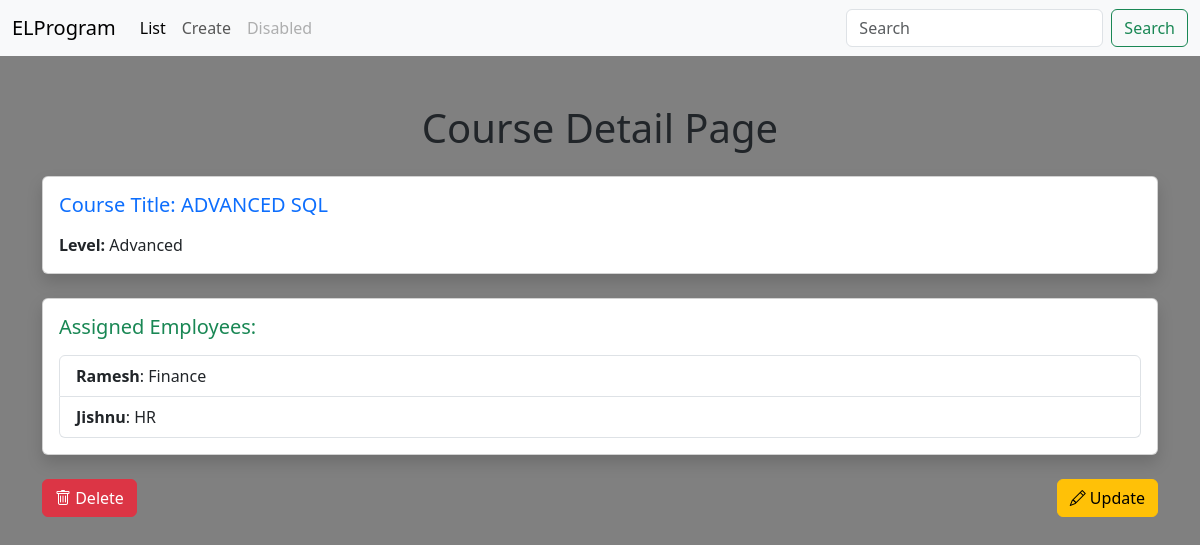
/course-detail/7/, run on the app's committed database.
### employee_learning/models.py (models this page shows, shortened)
class LearningCourse(models.Model):
    LEVEL=[('B','Basic'),('I','Intermediate'),('A','Advanced'),]
    title=models.CharField(max_length=50, unique=True)
    level=models.CharField(max_length=1, choices=LEVEL)
    employee=models.ManyToManyField(Employee)

class Employee(models.Model):
    PRIORITIES =[('H','High'),('L','Low'), ('M','Medium'),]
    name=models.CharField(max_length=25)
    priority=models.CharField(max_length=1, choices=PRIORITIES, default="M")
    reg_date=models.DateField(default=datetime.date.today, verbose_name="Data Registration Date")
    division=models.ForeignKey(Division,on_delete=models.CASCADE)

class Division(models.Model):
    div_name=models.CharField(max_length=25)
    in_scope=models.BooleanField (help_text="If the division is target for the learning program,check this field.")
    def __str__(self):
        return self.div_name

### employee_learning/views.py (the view)
# urls.py: path('course-detail/<int:pk>/', CourseDetail.as_view(), name='course_detail'),
class CourseDetail(DetailView):
    model=LearningCourse
    template_name='employee_learning/course_detail.html'
    context_object_name='course_object'

### templates/employee_learning/course_detail.html
{% extends "base/base.html" %}
{% load static %}
{% block body %}
<div class="container mt-5">
    <h1 class="text-center mb-4">Course Detail Page</h1>
    <div class="card shadow mb-4">
        <div class="card-body">
            <h5 class="card-title text-primary mb-3">Course Title: {{ course_object.title|upper }}</h5>
            <p class="card-text"><strong>Level:</strong> {{ course_object.get_level_display }}</p>
        </div>
    </div>
    <div class="card shadow mb-4">
        <div class="card-body">
            <h5 class="card-title text-success mb-3">Assigned Employees:</h5>
            {% if object.employee.all %}
                <ul class="list-group">
                    {% for emp in object.employee.all %}
                        <li class="list-group-item">
                            <strong>{{ emp.name }}</strong>: {{ emp.division }}
                        </li>
                    {% endfor %}
                </ul>
            {% else %}
                <p class="text-muted">No employees assigned to this course.</p>
            {% endif %}
        </div>
    </div>
    <div class="d-flex justify-content-between mt-4">
        <a href="{% url 'course_delete' object.pk %}" class="btn btn-danger">
            <i class="bi bi-trash"></i> Delete
        </a>
        <a href="{% url 'course_update' object.pk %}" class="btn btn-warning">
            <i class="bi bi-pencil"></i> Update
        </a>
    </div>
</div>
{% endblock %}

### static/css/custom.css (style rules this page uses)
body { background-color: grey }

### data on the page
LearningCourse: title "ADVANCED SQL", level "Advanced"
Employee: name "Ramesh", division "Finance"
Employee: name "Jishnu", division "HR"
